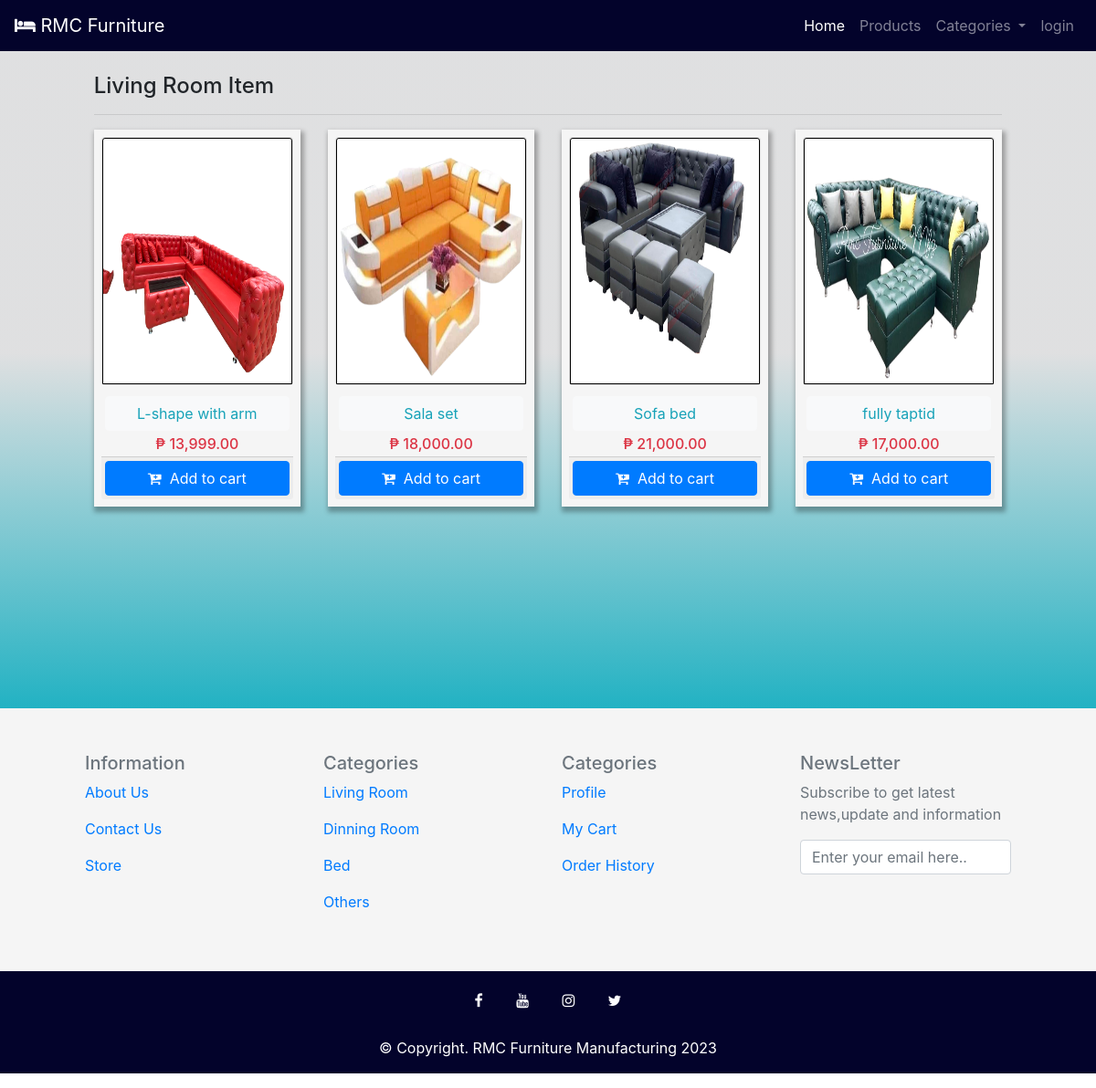
The page /living.php on the database its author committed.
### tables this page shows
CREATE TABLE `product` (
  `id` int(11) NOT NULL,
  `product_name` varchar(100) NOT NULL,
  `product_desc` varchar(255) NOT NULL,
  `product_price` varchar(50) NOT NULL,
  `product_image` varchar(255) NOT NULL,
  `product_code` varchar(10) NOT NULL,
  `category` varchar(50) NOT NULL,
  `most_saled` int(11) DEFAULT NULL
);

### living.php (the view, shortened to what this page needs)
<?php
    include('pages/header.php');
    include('pages/navigation.php');
 ?>
<div class="container-fluid" style="min-height: 90vh; background: linear-gradient(0deg, rgba(34,178,195,1) 0%, rgba(196,197,199,0.5382528011204482) 54%);">
    <div class="pt-4 m-auto" style=" width: 85%;">
        <h4>Living Room Item</h4>
        <hr>
        <?php
            include 'config.php';
            $stmt = $conn->prepare("SELECT * FROM product WHERE category = 'living' ");
            $stmt->execute();
            $result = $stmt->get_result();
            $total = $result->num_rows;
            if($total > 0){
                $row = $result->fetch_assoc();
            }
        ?>
        <div class="row">
            <?php do{ ?>
            <div class="col-sm-6 col-md-4 col-lg-3 mb-4">
                <div class="p-2"  style="box-shadow: 2px 4px 5px 2px rgba(0, 0, 0, 0.3); background-color: whitesmoke;">
                   <div class="card-deck">
                       <div class="card p2  mb-2">
                           <img src="admin/products/<?= $row['product_image'] ?>" class="card-img-top" height="270px" style="border: 1px solid black;">
                       </div>
                   </div>
                   <div class="card-body p-1">
                       <form action="product_details.php" method="post">
                                <button type="submit" name="submit" class="btn btn-light btn-block text-info"  style="margin-bottom: 5px;">
                                    <?= $row['product_name']?>
                                </button>
                            </form>
                       <h6 class="card-text text-center text-danger">&#8369; <?= number_format($row['product_price'],2) ?></h6>
                   </div>
                   <div class="card-footer p-1">
                       <form action="" class="form-submit">
                           <button class="btn btn-primary btn-block addItemBtn"><i class="fa fa-cart-plus"></i>&nbsp; Add to cart</button>
                       </form>
                   </div>
                </div>
            </div>
           <?php } while($row = $result->fetch_assoc());?>
        </div>
    </div>
</div>
    <?php
        include('pages/footer.php');
    ?>
</body>
</html>

### css/style.css (style rules this page uses)
* { margin: 0; padding: 0; box-sizing: border-box; }

### rows shown on the page
product: product_image (picture), product_name "L-shape with arm", product_price "13,999.00"
product: product_image (picture), product_name "Sala set", product_price "18,000.00"
product: product_image (picture), product_name "Sofa bed", product_price "21,000.00"
product: product_image (picture), product_name "fully taptid", product_price "17,000.00"
